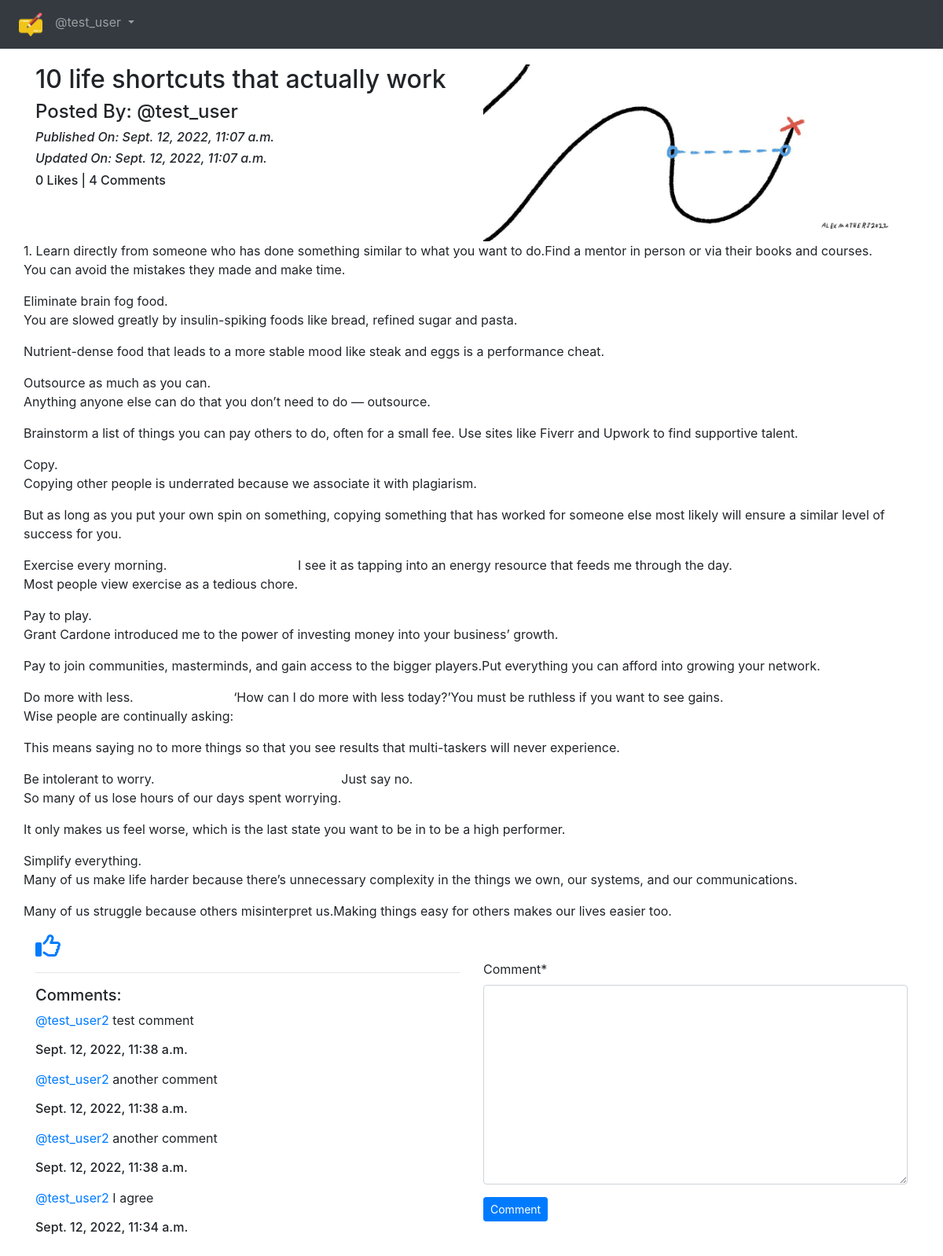
Page /blog/details/10-life-shortcuts-that-actually-work-da817139-9afe-4146-bc5c-8a39e3715e68 (signed in) on the earlier database version.
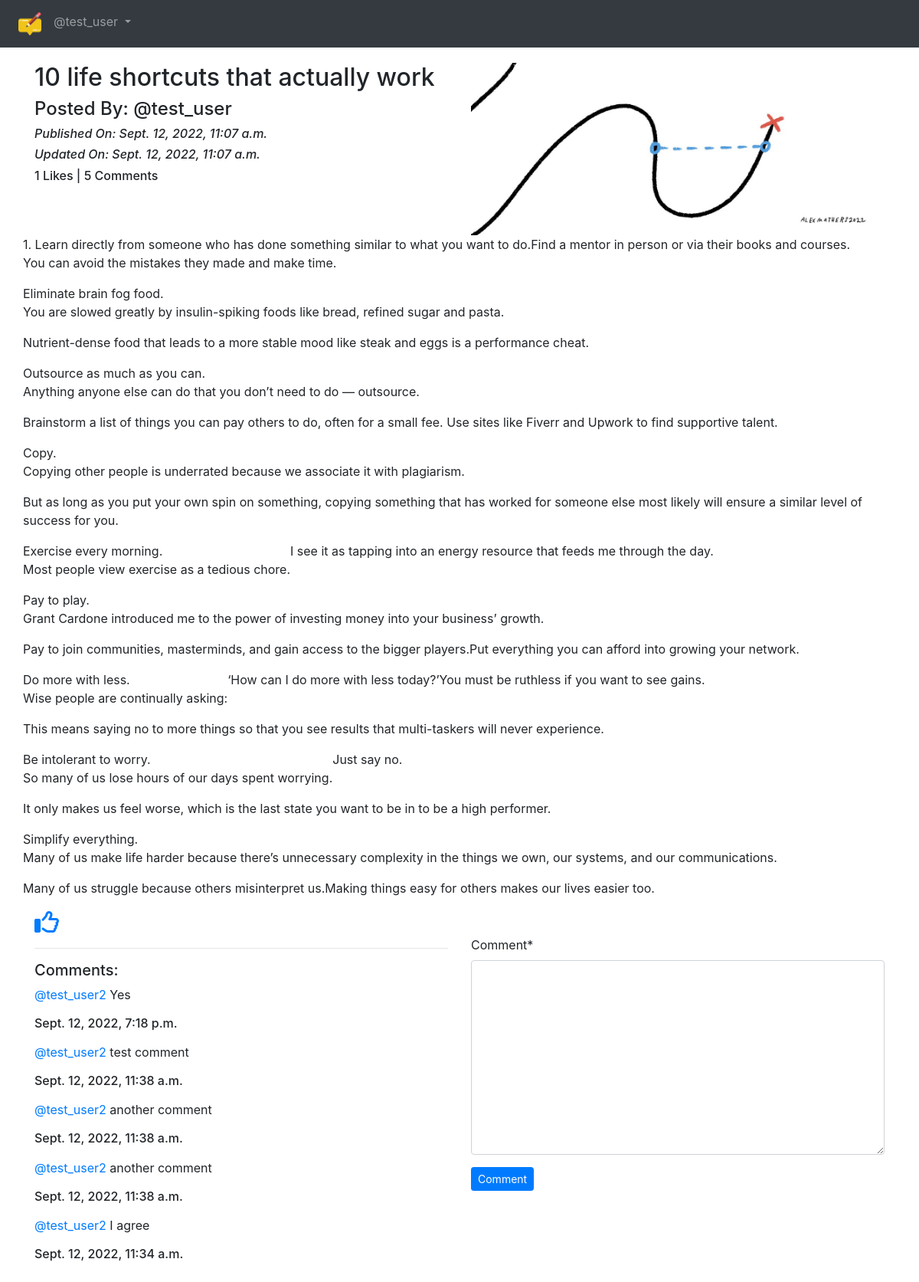
Same page on the later database version.
### App_Blog/models.py (models this page shows, shortened)
class Blog(models.Model):
    author = models.ForeignKey(
        User, on_delete=models.CASCADE, related_name='post_author')
    blog_title = models.CharField(max_length=254, verbose_name="Put a Title")
    slug = models.SlugField(max_length=264, unique=True)
    blog_content = models.TextField(verbose_name="What is on your mind?")
    blog_image = models.ImageField(
        upload_to='blog_images', verbose_name="Image")
    publish_date = models.DateTimeField(auto_now_add=True)
    update_date = models.DateTimeField(auto_now=True)
    class Meta:
        ordering = ('-publish_date',)

class Comment(models.Model):
    blog = models.ForeignKey(
        Blog, on_delete=models.CASCADE, related_name='blog_comment')
    user = models.ForeignKey(
        User, on_delete=models.CASCADE, related_name='user_comment')
    comment = models.TextField()
    comment_date = models.DateTimeField(auto_now_add=True)
    class Meta:
        ordering = ('-comment_date',)

### App_Blog/views.py (the view, shortened to what this page needs)
# urls.py: path('details/<slug:slug>', views.blog_details, name='blog_details'),
@login_required
def blog_details(request, slug):
    blog = Blog.objects.get(slug=slug)
    comment_form = CommentForm()
    already_liked = Likes.objects.filter(blog=blog, user=request.user)
    if already_liked:
        liked = True
    else:
        liked = False
    return render(request, 'App_Blog/blog_details.html', context={'blog': blog, 'comment_form': comment_form, 'liked': liked})

### App_Blog/forms.py
class CommentForm(forms.ModelForm):
    class Meta:
        model = Comment
        fields = ('comment', )

### templates/App_Blog/blog_details.html (shortened to what this page needs)
{% extends 'base.html' %}
{% load crispy_forms_tags %}
{% block body_block %}
<div class="row">
    <div class="col-sm-6">
        <h2>{{blog.blog_title}}</h2>
        <h4>Posted By: @{{blog.author}}</h4>
        <i><h6>Published On: {{blog.publish_date}}</h6></i>
        <i><h6>Updated On: {{blog.update_date}}</h6></i>
        <h6>{{blog.liked_blog.count}} Likes  |  {{blog.blog_comment.count}} Comments</h6>
    </div>
    <div class="col-sm-6">
        <img src="/media/{{blog.blog_image}}" width="100%">
    </div>
    <p>{{blog.blog_content|linebreaks}}</p>
</div>
{% if not liked %}
<a href="{% url 'App_Blog:liked_post' pk=blog.pk %}">
    <i class="far fa-thumbs-up fa-2x"></i>
</a>
{% else %}
<a href="{% url 'App_Blog:unliked_post' pk=blog.pk %}">
    <i class="far fa-thumbs-down fa-2x"></i>
</a>
{% endif %}
<div class="row">
    <div class="col-sm-6">
        <hr>
        <h5>Comments:</h5>
        {% for comment in blog.blog_comment.all %}
        <p><a href="#">@{{comment.user}}</a> {{comment.comment}} <br> <h6>{{comment.comment_date}}</h6></p>
        {% endfor %}
    </div>
    <div class="col-sm-6">
        <form method="POST">
            {{ comment_form|crispy }}
            <button type="submit" name="button" class="btn btn-primary btn-sm">Comment</button>
        </form>
    </div>
</div>
<br>
<br>
{% endblock %}

Differences in the rows shown:
computed for Blog "10 life shortcuts that actually work": liked_blog.count "0" → "1"; blog_comment.count "4" → "5"
added Comment: user "test_user2", comment "Yes", comment_date "Sept. 12, 2022, 7:18 p.m."
